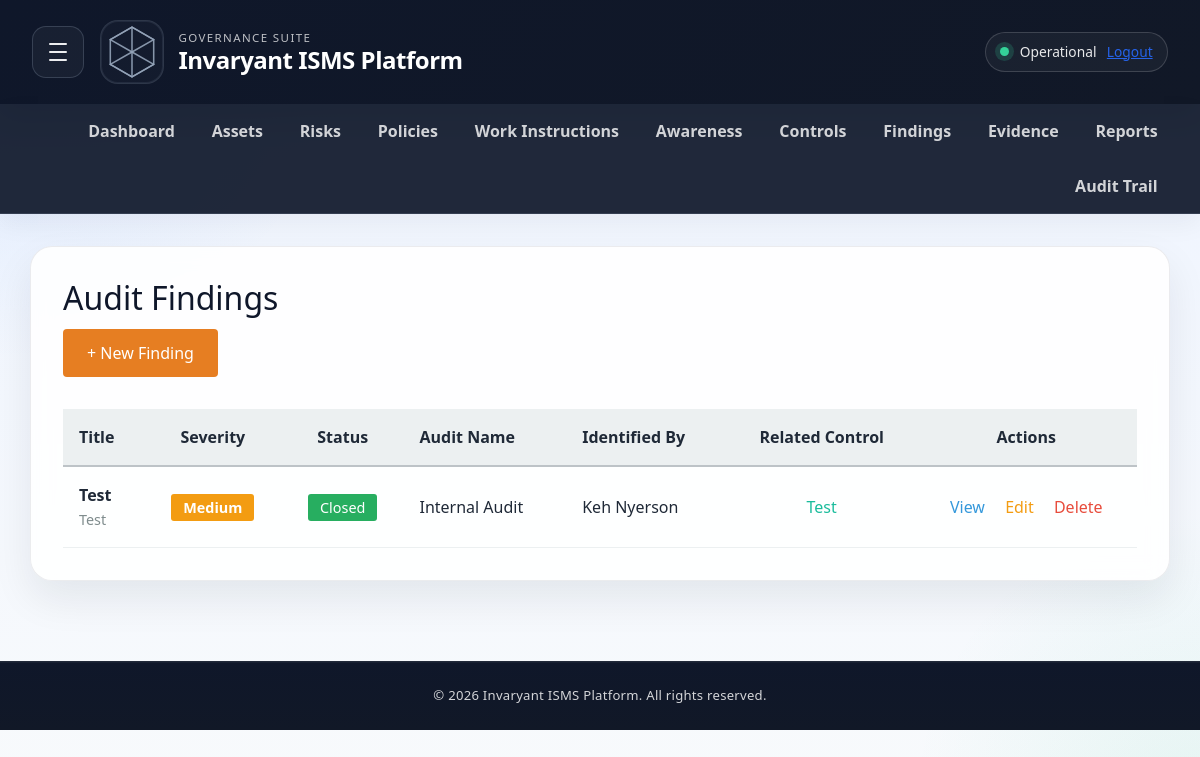
Before: /findings (signed in) with the older database file.
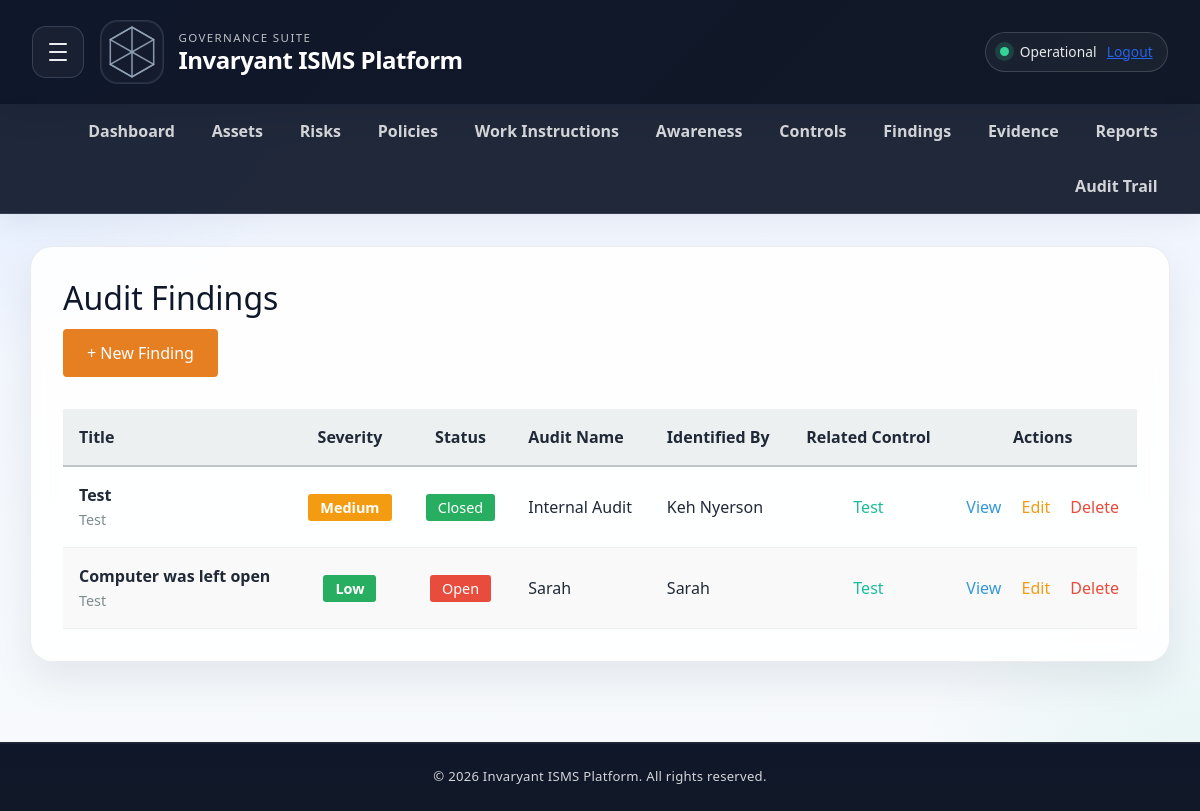
After: the same page with the newer database file.
### app/models.py (models this page shows, shortened)
class Finding(db.Model):
    __tablename__ = 'findings'
    id = db.Column(db.Integer, primary_key=True)
    tenant_id = db.Column(db.Integer, db.ForeignKey('tenants.id'), nullable=False, default=1)
    title = db.Column(db.String(200), nullable=False)
    description = db.Column(db.Text)
    severity = db.Column(db.String(20), default='Medium')
    status = db.Column(db.String(50), default='Open')
    control_id = db.Column(db.Integer, db.ForeignKey('controls.id'), nullable=True)
    audit_name = db.Column(db.String(150))
    identified_date = db.Column(db.DateTime, default=datetime.utcnow)
    identified_by = db.Column(db.String(100))
    created_by_user_id = db.Column(db.Integer, db.ForeignKey('users.id'), nullable=True)
    control = db.relationship('Control', backref='findings')

class Control(db.Model):
    __tablename__ = 'controls'
    id = db.Column(db.Integer, primary_key=True)
    tenant_id = db.Column(db.Integer, db.ForeignKey('tenants.id'), nullable=False, default=1)
    control_id = db.Column(db.String(20))
    name = db.Column(db.String(200), nullable=False)
    description = db.Column(db.Text)
    control_type = db.Column(db.String(50))
    implementation_status = db.Column(db.String(50), default='Not Implemented')
    risk_id = db.Column(db.Integer, db.ForeignKey('risks.id'), nullable=True)
    policy_id = db.Column(db.Integer, db.ForeignKey('policies.id'), nullable=True)
    created_by_user_id = db.Column(db.Integer, db.ForeignKey('users.id'), nullable=True)
    risk = db.relationship('Risk', backref='controls')
    policy = db.relationship('Policy', backref='controls')

### app/routes.py (the view)
@main.route('/findings')
@login_required
def findings_list():
    findings = Finding.query.filter_by(tenant_id=current_user.tenant_id).all()
    return render_template('findings_list.html', findings=findings)

### app/templates/findings_list.html (shortened to what this page needs)
{% extends "base.html" %}
{% block content %}
<h2>Audit Findings</h2>
<div style="margin-bottom: 2rem;">
    <a href="/findings/new" style="background-color: #e67e22; color: white; padding: 0.75rem 1.5rem; border-radius: 4px; text-decoration: none; display: inline-block;">
        + New Finding
    </a>
</div>
{% if findings %}
<table style="width: 100%; border-collapse: collapse;">
    <thead>
        <tr style="background-color: #ecf0f1; border-bottom: 2px solid #bdc3c7;">
            <th style="padding: 1rem; text-align: left;">Title</th>
            <th style="padding: 1rem; text-align: center;">Severity</th>
            <th style="padding: 1rem; text-align: center;">Status</th>
            <th style="padding: 1rem; text-align: left;">Audit Name</th>
            <th style="padding: 1rem; text-align: left;">Identified By</th>
            <th style="padding: 1rem; text-align: center;">Related Control</th>
            <th style="padding: 1rem; text-align: center;">Actions</th>
        </tr>
    </thead>
    <tbody>
        {% for finding in findings %}
        <tr style="border-bottom: 1px solid #ecf0f1; {% if loop.index % 2 == 0 %}background-color: #f9f9f9;{% endif %}">
            <td style="padding: 1rem;">
                <strong>{{ finding.title }}</strong>
                {% if finding.description %}
                <br>
                <span style="color: #7f8c8d; font-size: 0.9rem;">{{ finding.description[:50] }}{% if finding.description|length > 50 %}...{% endif %}</span>
                {% endif %}
            </td>
            <td style="padding: 1rem; text-align: center;">
                <span style="background-color: {% if finding.severity == 'Critical' %}#c0392b{% elif finding.severity == 'High' %}#e74c3c{% elif finding.severity == 'Medium' %}#f39c12{% else %}#27ae60{% endif %}; color: white; padding: 0.25rem 0.75rem; border-radius: 3px; font-size: 0.9rem; font-weight: bold;">
                    {{ finding.severity or 'Medium' }}
                </span>
            </td>
            <td style="padding: 1rem; text-align: center;">
                <span style="background-color: {% if finding.status == 'Open' %}#e74c3c{% elif finding.status == 'In Progress' %}#f39c12{% else %}#27ae60{% endif %}; color: white; padding: 0.25rem 0.75rem; border-radius: 3px; font-size: 0.9rem;">
                    {{ finding.status or 'Open' }}
                </span>
            </td>
            <td style="padding: 1rem;">{{ finding.audit_name or 'N/A' }}</td>
            <td style="padding: 1rem;">{{ finding.identified_by or 'Unknown' }}</td>
            <td style="padding: 1rem; text-align: center;">
                {% if finding.control %}
                <a href="/controls/{{ finding.control.id }}" style="color: #1abc9c; text-decoration: none;">{{ finding.control.name[:20] }}</a>
                {% else %}
                <span style="color: #95a5a6;">—</span>
                {% endif %}
            </td>
            <td style="padding: 1rem; text-align: center;">
                <a href="/findings/{{ finding.id }}" style="color: #3498db; text-decoration: none; margin-right: 1rem;">View</a>
                <a href="/findings/{{ finding.id }}/edit" style="color: #f39c12; text-decoration: none; margin-right: 1rem;">Edit</a>
                <a href="/findings/{{ finding.id }}/delete" style="color: #e74c3c; text-decoration: none;" onclick="return confirm('Are you sure?');">Delete</a>
            </td>
        </tr>
        {% endfor %}
    </tbody>
</table>
{% else %}
<div style="background-color: #ecf0f1; padding: 2rem; border-radius: 4px; text-align: center;">
    <p style="color: #7f8c8d; font-size: 1.1rem;">No findings found.</p>
    <a href="/findings/new" style="color: #e67e22; text-decoration: none;">Create the first finding</a>
</div>
{% endif %}
{% endblock %}

Changed rows visible on the page:
added Finding: title "Computer was left open", description "Test", severity "Low", status "Open", audit_name "Sarah", identified_by "Sarah", control "Test"
